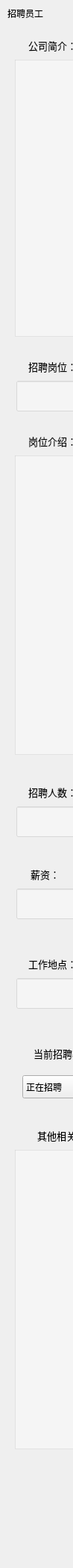
                <widget class="QWidget" name="scrollAreaWidgetContents_14">
                 <property name="geometry">
                  <rect>
                   <x>0</x>
                   <y>0</y>
                   <width>98</width>
                   <height>2100</height>
                  </rect>
                 </property>
                 <property name="minimumSize">
                  <size>
                   <width>0</width>
                   <height>2100</height>
                  </size>
                 </property>
                 <widget class="QLabel" name="label_102">
                  <property name="geometry">
                   <rect>
                    <x>10</x>
                    <y>10</y>
                    <width>71</width>
                    <height>16</height>
                   </rect>
                  </property>
                  <property name="text">
                   <string>招聘员工</string>
                  </property>
                 </widget>
                 <widget class="QLabel" name="label_119">
                  <property name="geometry">
                   <rect>
                    <x>30</x>
                    <y>40</y>
                    <width>81</width>
                    <height>41</height>
                   </rect>
                  </property>
                  <property name="font">
                   <font>
                    <family>微软雅黑</family>
                    <pointsize>10</pointsize>
                   </font>
                  </property>
                  <property name="text">
                   <string>公司简介：</string>
                  </property>
                  <property name="alignment">
                   <set>Qt::AlignCenter</set>
                  </property>
                 </widget>
                 <widget class="QTextBrowser" name="textBrowser_recruitment_intro">
                  <property name="geometry">
                   <rect>
                    <x>20</x>
                    <y>80</y>
                    <width>771</width>
                    <height>371</height>
                   </rect>
                  </property>
                  <property name="styleSheet">
                   <string notr="true">background-color: rgba(255, 255, 255, 100);</string>
                  </property>
                  <property name="readOnly">
                   <bool>false</bool>
                  </property>
                  <property name="html">
                   <string>&lt;!DOCTYPE HTML PUBLIC &quot;-//W3C//DTD HTML 4.0//EN&quot; &quot;http://www.w3.org/TR/REC-html40/strict.dtd&quot;&gt;
&lt;html&gt;&lt;head&gt;&lt;meta name=&quot;qrichtext&quot; content=&quot;1&quot; /&gt;&lt;style type=&quot;text/css&quot;&gt;
p, li { white-space: pre-wrap; }
&lt;/style&gt;&lt;/head&gt;&lt;body style=&quot; font-family:'PMingLiU'; font-size:9pt; font-weight:400; font-style:normal;&quot;&gt;
&lt;p style=&quot;-qt-paragraph-type:empty; margin-top:0px; margin-bottom:0px; margin-left:0px; margin-right:0px; -qt-block-indent:0; text-indent:0px;&quot;&gt;&lt;br /&gt;&lt;/p&gt;&lt;/body&gt;&lt;/html&gt;</string>
                  </property>
                 </widget>
                 <widget class="QLabel" name="label_120">
                  <property name="geometry">
                   <rect>
                    <x>30</x>
                    <y>470</y>
                    <width>81</width>
                    <height>41</height>
                   </rect>
                  </property>
                  <property name="font">
                   <font>
                    <family>微软雅黑</family>
                    <pointsize>10</pointsize>
                   </font>
                  </property>
                  <property name="text">
                   <string>招聘岗位：</string>
                  </property>
                  <property name="alignment">
                   <set>Qt::AlignCenter</set>
                  </property>
                 </widget>
                 <widget class="QLineEdit" name="lineEdit_recruitment_post">
                  <property name="geometry">
                   <rect>
                    <x>22</x>
                    <y>510</y>
                    <width>421</width>
                    <height>41</height>
                   </rect>
                  </property>
                  <property name="styleSheet">
                   <string notr="true">background-color: rgba(255, 255, 255, 100);</string>
                  </property>
                  <property name="text">
                   <string/>
                  </property>
                 </widget>
                 <widget class="QLabel" name="label_121">
                  <property name="geometry">
                   <rect>
                    <x>30</x>
                    <y>570</y>
                    <width>81</width>
                    <height>41</height>
                   </rect>
                  </property>
                  <property name="font">
                   <font>
                    <family>微软雅黑</family>
                    <pointsize>10</pointsize>
                   </font>
                  </property>
                  <property name="text">
                   <string>岗位介绍：</string>
                  </property>
                  <property name="alignment">
                   <set>Qt::AlignCenter</set>
                  </property>
                 </widget>
                 <widget class="QPlainTextEdit" name="plainTextEdit_recruitment_post_intro">
                  <property name="geometry">
                   <rect>
                    <x>20</x>
                    <y>610</y>
                    <width>771</width>
                    <height>401</height>
                   </rect>
                  </property>
                  <property name="styleSheet">
                   <string notr="true">background-color: rgba(255, 255, 255, 100);</string>
                  </property>
                 </widget>
                 <widget class="QLineEdit" name="lineEdit_recruitment_count">
                  <property name="geometry">
                   <rect>
                    <x>22</x>
                    <y>1080</y>
                    <width>421</width>
                    <height>41</height>
                   </rect>
                  </property>
                  <property name="styleSheet">
                   <string notr="true">background-color: rgba(255, 255, 255, 100);</string>
                  </property>
                  <property name="text">
                   <string/>
                  </property>
                 </widget>
                 <widget class="QLabel" name="label_122">
                  <property name="geometry">
                   <rect>
                    <x>30</x>
                    <y>1040</y>
                    <width>81</width>
                    <height>41</height>
                   </rect>
                  </property>
                  <property name="font">
                   <font>
                    <family>微软雅黑</family>
                    <pointsize>10</pointsize>
                   </font>
                  </property>
                  <property name="text">
                   <string>招聘人数：</string>
                  </property>
                  <property name="alignment">
                   <set>Qt::AlignCenter</set>
                  </property>
                 </widget>
                 <widget class="QLineEdit" name="lineEdit_recruitment_money_start">
                  <property name="geometry">
                   <rect>
                    <x>22</x>
                    <y>1190</y>
                    <width>141</width>
                    <height>41</height>
                   </rect>
                  </property>
                  <property name="styleSheet">
                   <string notr="true">background-color: rgba(255, 255, 255, 100);</string>
                  </property>
                  <property name="text">
                   <string/>
                  </property>
                 </widget>
                 <widget class="QLabel" name="label_123">
                  <property name="geometry">
                   <rect>
                    <x>30</x>
                    <y>1150</y>
                    <width>61</width>
                    <height>41</height>
                   </rect>
                  </property>
                  <property name="font">
                   <font>
                    <family>微软雅黑</family>
                    <pointsize>10</pointsize>
                   </font>
                  </property>
                  <property name="text">
                   <string>薪资：</string>
                  </property>
                  <property name="alignment">
                   <set>Qt::AlignCenter</set>
                  </property>
                 </widget>
                 <widget class="QLabel" name="label_124">
                  <property name="geometry">
                   <rect>
                    <x>170</x>
                    <y>1190</y>
                    <width>61</width>
                    <height>41</height>
                   </rect>
                  </property>
                  <property name="font">
                   <font>
                    <family>微软雅黑</family>
                    <pointsize>10</pointsize>
                   </font>
                  </property>
                  <property name="text">
                   <string>——</string>
                  </property>
                  <property name="alignment">
                   <set>Qt::AlignCenter</set>
                  </property>
                 </widget>
                 <widget class="QLineEdit" name="lineEdit_recruitment_money_end">
                  <property name="geometry">
                   <rect>
                    <x>240</x>
                    <y>1190</y>
                    <width>141</width>
                    <height>41</height>
                   </rect>
                  </property>
                  <property name="styleSheet">
                   <string notr="true">background-color: rgba(255, 255, 255, 100);</string>
                  </property>
                  <property name="text">
                   <string/>
                  </property>
                 </widget>
                 <widget class="QLineEdit" name="lineEdit_recruitment_address">
                  <property name="geometry">
                   <rect>
                    <x>22</x>
                    <y>1310</y>
                    <width>741</width>
                    <height>41</height>
                   </rect>
                  </property>
                  <property name="styleSheet">
                   <string notr="true">background-color: rgba(255, 255, 255, 100);</string>
                  </property>
                  <property name="text">
                   <string/>
                  </property>
                 </widget>
                 <widget class="QLabel" name="label_125">
                  <property name="geometry">
                   <rect>
                    <x>30</x>
                    <y>1270</y>
                    <width>81</width>
                    <height>41</height>
                   </rect>
                  </property>
                  <property name="font">
                   <font>
                    <family>微软雅黑</family>
                    <pointsize>10</pointsize>
                   </font>
                  </property>
                  <property name="text">
                   <string>工作地点：</string>
                  </property>
                  <property name="alignment">
                   <set>Qt::AlignCenter</set>
                  </property>
                 </widget>
                 <widget class="QLabel" name="label_126">
                  <property name="geometry">
                   <rect>
                    <x>30</x>
                    <y>1390</y>
                    <width>121</width>
                    <height>41</height>
                   </rect>
                  </property>
                  <property name="font">
                   <font>
                    <family>微软雅黑</family>
                    <pointsize>10</pointsize>
                   </font>
                  </property>
                  <property name="text">
                   <string>当前招聘状态：</string>
                  </property>
                  <property name="alignment">
                   <set>Qt::AlignCenter</set>
                  </property>
                 </widget>
                 <widget class="QComboBox" name="comboBox_recruitment_status">
                  <property name="geometry">
                   <rect>
                    <x>30</x>
                    <y>1440</y>
                    <width>151</width>
                    <height>31</height>
                   </rect>
                  </property>
                  <item>
                   <property name="text">
                    <string>正在招聘</string>
                   </property>
                  </item>
                  <item>
                   <property name="text">
                    <string>停止招聘</string>
                   </property>
                  </item>
                 </widget>
                 <widget class="QPlainTextEdit" name="plainTextEdit_recruitment_other">
                  <property name="geometry">
                   <rect>
                    <x>20</x>
                    <y>1540</y>
                    <width>771</width>
                    <height>401</height>
                   </rect>
                  </property>
                  <property name="styleSheet">
                   <string notr="true">background-color: rgba(255, 255, 255, 100);</string>
                  </property>
                 </widget>
                 <widget class="QLabel" name="label_127">
                  <property name="geometry">
                   <rect>
                    <x>30</x>
                    <y>1500</y>
                    <width>131</width>
                    <height>41</height>
                   </rect>
                  </property>
                  <property name="font">
                   <font>
                    <family>微软雅黑</family>
                    <pointsize>10</pointsize>
                   </font>
                  </property>
                  <property name="text">
                   <string>其他相关说明：</string>
                  </property>
                  <property name="alignment">
                   <set>Qt::AlignCenter</set>
                  </property>
                 </widget>
                 <widget class="QPushButton" name="pushButton_recruitment_submit">
                  <property name="geometry">
                   <rect>
                    <x>350</x>
                    <y>1990</y>
                    <width>101</width>
                    <height>41</height>
                   </rect>
                  </property>
                  <property name="text">
                   <string>发布</string>
                  </property>
                 </widget>
                </widget>
